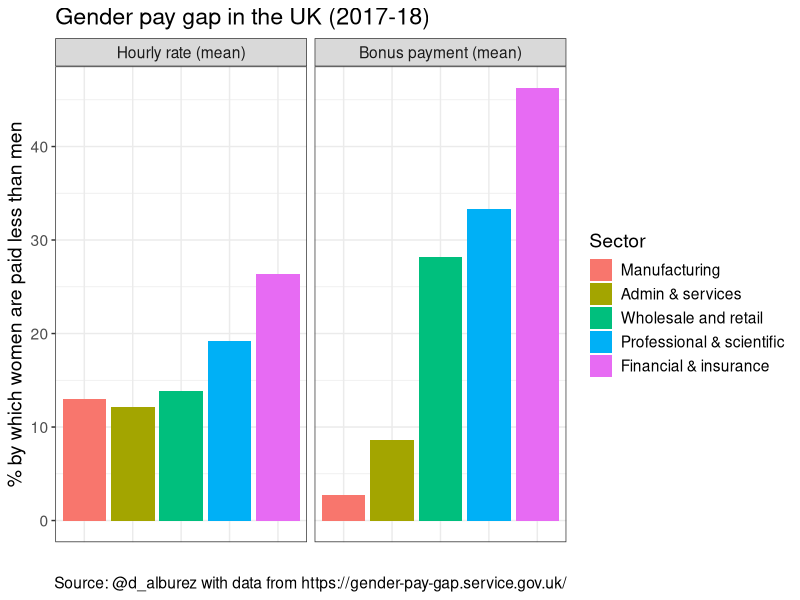

Source code (R):
# PREAMBLE ####

if(!require(tidyverse)) {
  install.packages("tidyverse")
  library(tidyverse)
}

# Get SIC codes ####

codes <- read.csv("data/SIC_codes.csv", stringsAsFactors = F)

# Source SIC codes from ONS
# url <- "http://resources.companieshouse.gov.uk/sic/"
# t <- htmltab(doc = url)
# cats <- ifelse(!grepl("[0-9]+", t$Code), t$Description, NA)
# t$cat <- zoo::na.locf(cats)
# codes <- t[grepl("[0-9]+", t$Code),]
# write.csv(t, "SIC_codes.csv")

# Get dap data ####

gap <- read.csv("data/gap_data.csv", stringsAsFactors = F)

# Assign sector data

gap$sector <- codes$cat[match(gap$SicCodes,codes$Code)]

# NOTE THAT ~ CODES WERE NOT MATCHED!

# Plot ####

sec_keep <- c("Manufacturing",
              "Administrative and support service activities",
              "Wholesale and retail trade; repair of motor vehicles and motorcycles",
              "Professional, scientific and technical activities",
              "Financial and insurance activities"
)

xlabs2 <- c("Manufacturing",
            "Admin & services",
            "Wholesale and retail", 
           "Professional & scientific",
           "Financial & insurance"
)

gap %>%
  dplyr::mutate(
    # EmployerSize = factor(
    #   ifelse(EmployerSize == "Not Provided", NA, EmployerSize),
    #   levels = c("Less than 250","250 to 499","500 to 999","1000 to 4999",  "5000 to 19,999", "20,000 or more")
    # )
    sector = factor(sector, levels = sec_keep)
      ) %>%
  dplyr::filter(sector %in% sec_keep) %>%
  dplyr::rename(var = sector) %>%
      dplyr::group_by(var) %>%
      dplyr::summarise(
        `Hourly rate (mean)` = mean(DiffMeanHourlyPercent),
        # median = median(DiffMeanHourlyPercent),
        `Bonus payment (mean)` = mean(DiffMeanBonusPercent)
        # median_bonus = median(DiffMedianBonusPercent)
        ) %>%
  reshape2::melt(id="var") %>%
  ggplot(aes(x = var, y = value, fill = var)) +
  geom_col(position = "dodge") +
  scale_fill_discrete("Sector",labels = xlabs2) +
  scale_y_continuous("% by which women are paid less than men") +
  scale_x_discrete("") +
  facet_grid(~variable) +
  # theme_bw() +
  labs(title = "Gender pay gap in the UK (2017-18)",
       caption = "Source: @d_alburez with data from https://gender-pay-gap.service.gov.uk/") +
  theme_bw() +
  theme(axis.text.x=element_blank(),
        axis.ticks.x=element_blank(),
        text = element_text(size=14)) 
  